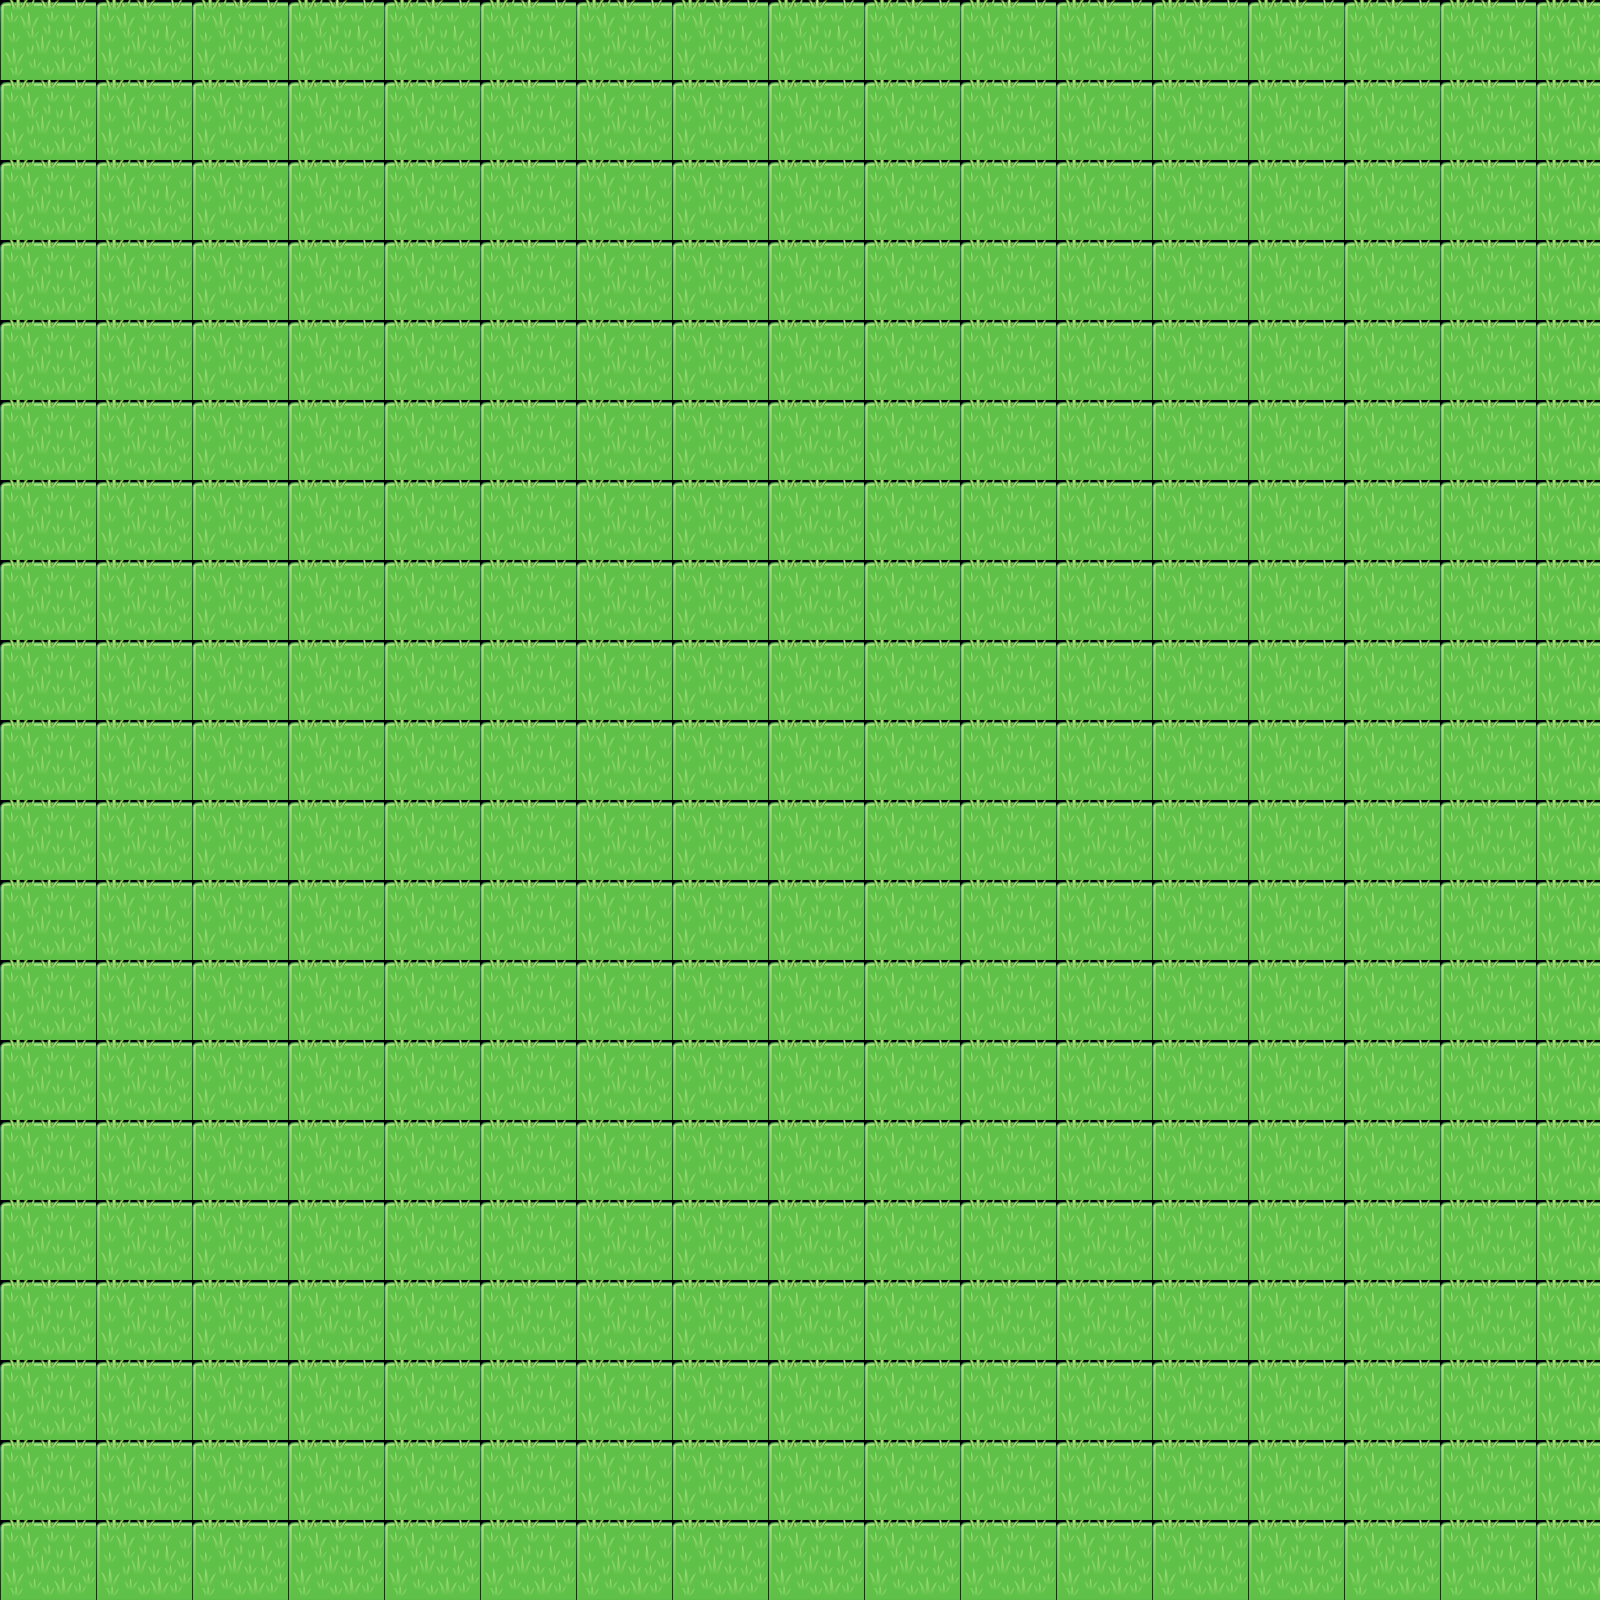

Rendered tile map (Tiled .tmx) drawn with the repository's tilesets; below, a short description and the map source with its tile grids summarised:
An orthogonal 100x100 tile map with 16x16 px tiles, 1 tile layer (Tile Layer 1).

<map version="1.0" orientation="orthogonal" width="100" height="100" tilewidth="16" tileheight="16">
 <tileset firstgid="1" name="Grass Block" tilewidth="16" tileheight="16">
  <image source="PlanetCute PNG/Grass Block.png" width="101" height="171" />
 </tileset>
 <layer name="Tile Layer 1" width="100" height="100">
  <data>[10000 cells, 10000 non-empty, 30 distinct tile ids]</data>
 </layer>
</map>
